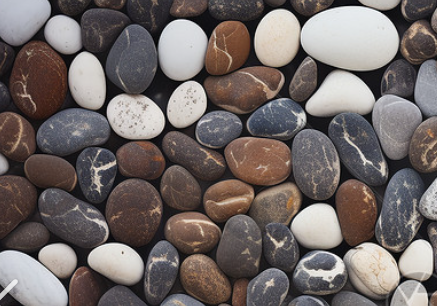
#> input picture stones.png, 437 x 306 px
$ python example.py
#> lines starting #> are read from the running program, lines starting #| are printed output that depends on the picture
### sobel_edge/io.py
"""图像输入输出模块"""

import numpy as np
from PIL import Image
from pathlib import Path


def load_image(source: str | Path | np.ndarray) -> np.ndarray:
    """加载图像为灰度 numpy 数组。

    Args:
        source: 图片文件路径或 numpy 数组。
                如果是 numpy 数组，2D 直接返回，3D 彩色图会转为灰度。

    Returns:
        灰度图像（2D uint8 数组，0-255）
    """
#> called with source = 'stones.png'
    if isinstance(source, np.ndarray):
        if source.ndim == 2:
            # 使用 round 避免浮点截断（如 12.7 → 13 而非 12）
            return np.round(source).astype(np.uint8)
        if source.ndim == 3:
            # 彩色转灰度：使用 PIL
            return np.array(Image.fromarray(source).convert("L"), dtype=np.uint8)
        raise ValueError(f"不支持的数组维度: {source.ndim}，期望 2 或 3")

    path = Path(source)
    if not path.exists():
        raise FileNotFoundError(f"图片文件不存在: {path}")

    img = Image.open(path).convert("L")
    return np.array(img, dtype=np.uint8)


# [16 lines left out: function save_image, not called in this run]

### sobel_edge/sobel.py
"""Sobel 边缘检测核心算法（纯 numpy 实现）"""

import numpy as np


# Sobel 卷积核
SOBEL_X = np.array([[-1, 0, 1],
                     [-2, 0, 2],
                     [-1, 0, 1]], dtype=np.float64)

SOBEL_Y = np.array([[-1, -2, -1],
                     [ 0,  0,  0],
                     [ 1,  2,  1]], dtype=np.float64)


def _convolve2d(image: np.ndarray, kernel: np.ndarray) -> np.ndarray:
    """对灰度图像进行 2D 卷积（zero-padding，输出尺寸与输入一致），使用 numpy 切片加速"""
    kh, kw = kernel.shape
    pad_h, pad_w = kh // 2, kw // 2

    # zero-padding 保持输出尺寸与输入相同
    padded = np.pad(image, ((pad_h, pad_h), (pad_w, pad_w)), mode="constant", constant_values=0)
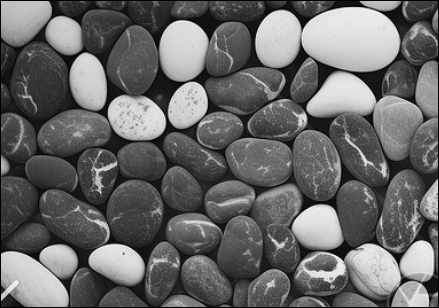
#> padded: shape (308, 439) float64; min 0, max 252, mean 103.6
    oh, ow = image.shape
#> oh = 306; ow = 437

    output = np.zeros((oh, ow), dtype=np.float64)
    for i in range(kh):
        for j in range(kw):
            output += kernel[i, j] * padded[i:i+oh, j:j+ow]
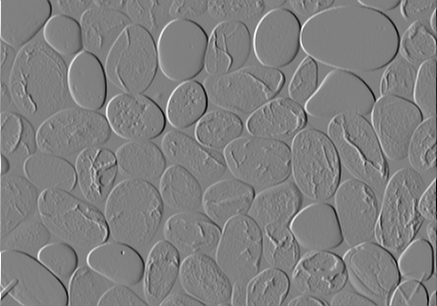
#> output: shape (306, 437) float64; min -849, max 837, mean 0.2; drawn with min black and max white
    return output


def sobel_edge(image: np.ndarray, threshold: int | None = None) -> np.ndarray:
    """对灰度图像执行 Sobel 边缘检测。

    梯度幅值始终归一化到 0-255 范围后再应用阈值，因此 threshold 是相对于
    归一化后的像素值（0-255），而非原始梯度值。

    Args:
        image: 输入灰度图像（2D numpy 数组，值域 0-255）
        threshold: 可选阈值（0-255），低于此值的归一化梯度置为 0。
                   默认 None（不设阈值）

    Returns:
        边缘梯度幅值图（uint8，0-255）
    """
    if image.ndim != 2:
        raise ValueError("输入必须是灰度图像（2D 数组）")

    img = image.astype(np.float64)

    gx = _convolve2d(img, SOBEL_X)
    gy = _convolve2d(img, SOBEL_Y)
#> after the loop in _convolve2d (call 2), `for i in range(kh):`:
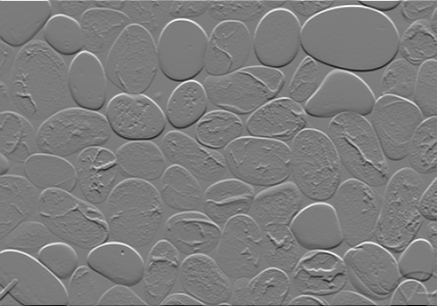
#> output: shape (306, 437) float64; min -892, max 928, mean 0.1; drawn with min black and max white

    magnitude = np.sqrt(gx ** 2 + gy ** 2)

    # 归一化到 0-255
    if magnitude.max() > 0:
        magnitude = magnitude / magnitude.max() * 255.0

    if threshold is not None:
        magnitude[magnitude < threshold] = 0

    return magnitude.astype(np.uint8)
#> call 2 of sobel_edge, with threshold = 64
#> in sobel_edge (call 2), `magnitude[magnitude < threshold] = 0`:
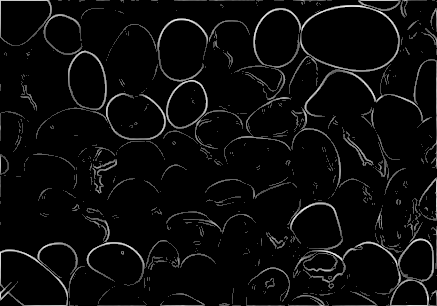
#> magnitude: shape (306, 437) float64; min 0, max 255, mean 10.8


def sobel_gradient_direction(image: np.ndarray) -> np.ndarray:
    """计算 Sobel 梯度方向（弧度）。

    Args:
        image: 输入灰度图像（2D numpy 数组）

    Returns:
        梯度方向角（弧度，范围 [-pi, pi]），与边缘幅值图同尺寸
    """
    if image.ndim != 2:
        raise ValueError("输入必须是灰度图像（2D 数组）")

    img = image.astype(np.float64)

    gx = _convolve2d(img, SOBEL_X)
    gy = _convolve2d(img, SOBEL_Y)

    return np.arctan2(gy, gx)
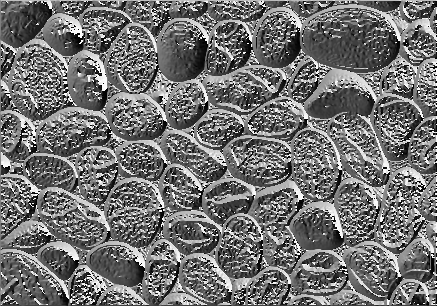
#> returned value: shape (306, 437) float64; min -3.14, max 3.14, mean -0.326; drawn with min black and max white


def classify_direction(angles: np.ndarray) -> np.ndarray:
    """将梯度方向角离散分类为 4 个方向。

    角度区间划分（以度为单位，归一化到 [0, 180)）：
      - 水平 (0): [0°, 22.5°) ∪ [157.5°, 180°)
      - 垂直 (1): [67.5°, 112.5°)
      - +45° 对角线 (2): [22.5°, 67.5°)
      - -45° 对角线 (3): [112.5°, 157.5°)

    Args:
        angles: arctan2 返回的梯度方向角（弧度）

    Returns:
        分类标签数组：0=水平, 1=垂直, 2=对角线(+45°), 3=对角线(-45°)
    """
    # 将角度归一化到 [0, 180) 度范围
    deg = np.degrees(angles) % 180
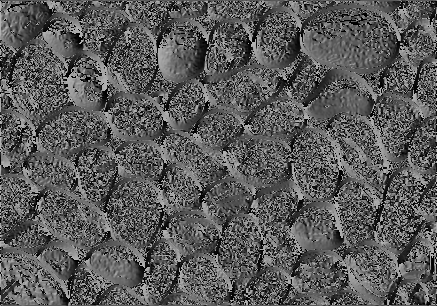
#> deg: shape (306, 437) float64; min 0, max 179.9, mean 90.2

    result = np.zeros_like(deg, dtype=np.int8)

    # 水平方向 (0° ± 22.5°)
    result[(deg >= 0) & (deg < 22.5)] = 0
    result[(deg >= 157.5) & (deg < 180)] = 0

    # 垂直方向 (90° ± 22.5°)
    result[(deg >= 67.5) & (deg < 112.5)] = 1

    # +45° 对角线
    result[(deg >= 22.5) & (deg < 67.5)] = 2

    # -45° 对角线
    result[(deg >= 112.5) & (deg < 157.5)] = 3

    return result

### sobel_edge/visualize.py
"""可视化对比模块"""

import numpy as np
import matplotlib.pyplot as plt
from pathlib import Path


def compare_plot(
    original: np.ndarray,
    edge: np.ndarray,
    save_path: str | Path | None = None,
    show: bool = True,
) -> plt.Figure:
    """生成原图与边缘检测结果的并排对比图。

    Args:
        original: 原始灰度图像（2D numpy 数组）
        edge: 边缘检测结果（2D numpy 数组）
        save_path: 可选，保存图片的路径
        show: 是否显示窗口（默认 True）

    Returns:
        matplotlib Figure 对象
    """
    fig, axes = plt.subplots(1, 2, figsize=(12, 5))

    axes[0].imshow(original, cmap="gray")
    axes[0].set_title("Original")
    axes[0].axis("off")

    axes[1].imshow(edge, cmap="gray")
    axes[1].set_title("Sobel Edge")
    axes[1].axis("off")

    plt.tight_layout()

    if save_path is not None:
        path = Path(save_path)
        path.parent.mkdir(parents=True, exist_ok=True)
        fig.savefig(path, dpi=150, bbox_inches="tight")

    if show:
        plt.show()

    return fig

### example.py
import matplotlib.pyplot as plt
from sobel_edge import load_image, sobel_edge, sobel_gradient_direction, classify_direction, compare_plot, save_image

# 加载图片（支持文件路径或 numpy 数组）
img = load_image("stones.png")

# 基础边缘检测
edge = sobel_edge(img)

# 带阈值的边缘检测
edge_filtered = sobel_edge(img, threshold=64)

# 梯度方向（弧度）
angles = sobel_gradient_direction(img)

# 方向分类：0=水平, 1=垂直, 2=+45°对角线, 3=-45°对角线
directions = classify_direction(angles)
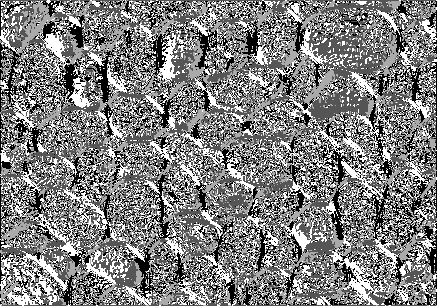
#> directions: shape (306, 437) int8; min 0, max 3, mean 1.51; drawn with min black and max white

# 可视化对比（原图 vs 边缘图）
compare_plot(img, edge_filtered, show=True)
plt.close("all")
